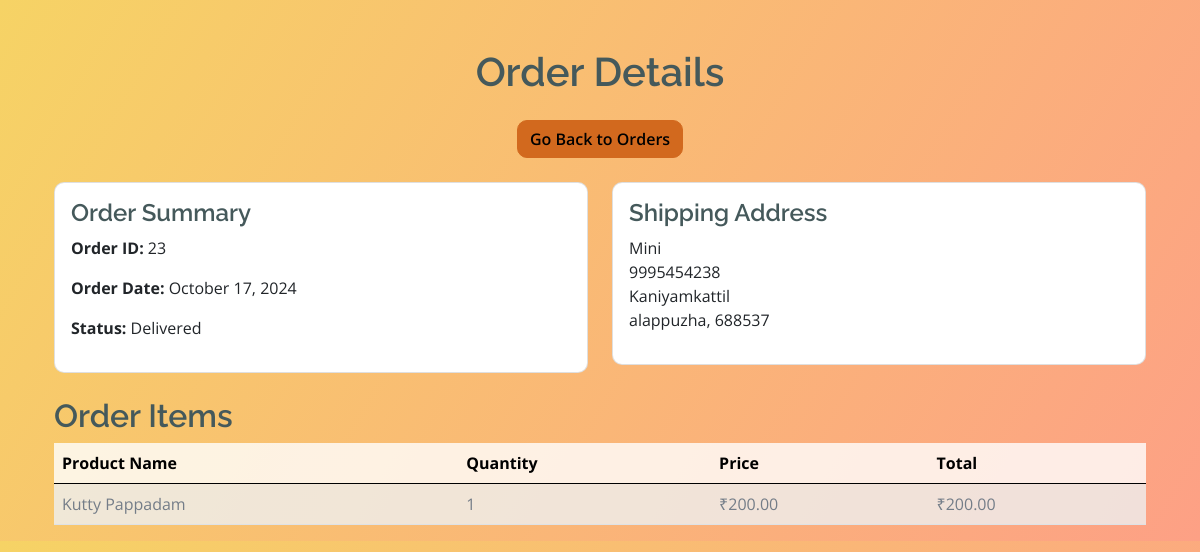
/my-orders/23/ (signed in), run on the app's committed database.
### myapp/models.py (models this page shows, shortened)
class Order(models.Model):
    user = models.ForeignKey(User, on_delete=models.CASCADE)
    address = models.ForeignKey(Address, on_delete=models.CASCADE)
    total_amount = models.DecimalField(max_digits=10, decimal_places=2)
    order_date = models.DateTimeField(default=timezone.now)
    razorpay_order_id = models.CharField(max_length=100, null=True, blank=True)
    status = models.CharField(max_length=20, choices=[
        ('pending', 'Pending'),
        ('shipped', 'Shipped'),
        ('delivered', 'Delivered'),
        ('canceled', 'Canceled'),
        ], default="pending")

class Address(models.Model):
    user = models.ForeignKey(User, on_delete=models.CASCADE)
    name = models.CharField(max_length=100)
    phone = models.CharField(max_length=15)
    street = models.CharField(max_length=255)
    city = models.CharField(max_length=100)
    postcode = models.CharField(max_length=20)

class Product(models.Model):
    CATEGORY_CHOICES = [
        ('masala pappad', 'Masala Pappad'),
        ('pepper pappad', 'Pepper Pappad'),
        ('mini pappad', 'Mini Pappad'),
        ('pappad', 'Pappad'),
        ('beetroot pappad', 'Beetroot Pappad'),
        ('all', 'All')
    ]
    category = models.CharField(max_length=20, choices=CATEGORY_CHOICES)
    name = models.CharField(max_length=200)
    description = models.TextField()
    price = models.DecimalField(max_digits=10, decimal_places=2)
    stock = models.PositiveIntegerField()
    image = models.ImageField(upload_to='product_images/', blank=True, null=True)
    created_at = models.DateTimeField(auto_now_add=True)
    updated_at = models.DateTimeField(auto_now=True)
    is_active = models.BooleanField(default=True)
    is_deleted = models.BooleanField(default=False)

class OrderItem(models.Model):
    order = models.ForeignKey(Order, on_delete=models.CASCADE, related_name='items')
    product = models.ForeignKey(Product, on_delete=models.CASCADE)
    quantity = models.PositiveIntegerField()
    price = models.DecimalField(max_digits=10, decimal_places=2)

### myapp/views.py (the view)
# urls.py: path('my-orders/<int:order_id>/', views.order_details_view, name='userorder'),
def order_details_view(request, order_id):
    try:
        order = Order.objects.prefetch_related('items__product').get(pk=order_id, user=request.user)
        shipping_address = order.address
        order_items_with_totals = []
        for item in order.items.all():
            item_total = item.quantity * item.price
            order_items_with_totals.append({
                'product': item.product,
                'quantity': item.quantity,
                'price': item.price,
                'total': item_total
            })
        context = {
            'order': order,
            'order_items_with_totals': order_items_with_totals,
            'shipping_address': shipping_address
        }
        return render(request, 'userorderdetail.html', context)
    except Order.DoesNotExist:
        return redirect('user')

### template/userorderdetail.html (shortened to what this page needs)
{% load static %}
<!DOCTYPE html>
<html lang="en">
<head>
    <link rel="stylesheet" href="https://use.fontawesome.com/releases/v5.15.4/css/all.css"/>
    <link href="https://cdn.jsdelivr.net/npm/bootstrap@5.3.3/dist/css/bootstrap.min.css" rel="stylesheet">
    <link href="https://cdn.jsdelivr.net/npm/bootstrap-icons@1.4.1/font/bootstrap-icons.css" rel="stylesheet">
    <link href="{% static 'lib/lightbox/css/lightbox.min.css' %}" rel="stylesheet">
    <link href="{% static 'lib/owlcarousel/assets/owl.carousel.min.css' %}" rel="stylesheet">
    <link href="{% static 'css/bootstrap.css' %}" rel="stylesheet">
    <link href="{% static 'css/style.css' %}" rel="stylesheet">
</head>
<body>
    <div class="container mt-5">
        <h1 class="text-center mb-4">Order Details</h1>
        <div class="text-center mb-4">
            <a href="{% url 'user' %}" class="btn btn-primary">Go Back to Orders</a>
        </div>
        <div class="row mb-4">
            <div class="col-md-6">
                <div class="card p-3">
                    <h4>Order Summary</h4>
                    <p><strong>Order ID:</strong> {{ order.id }}</p>
                    <p><strong>Order Date:</strong> {{ order.order_date|date:"F j, Y" }}</p>
                    <p><strong>Status:</strong> {{ order.get_status_display }}</p>
                </div>
            </div>
            <div class="col-md-6">
                <div class="card p-3">
                    {% if shipping_address %}
                    <h4>Shipping Address</h4>
                    <address>
                        {{ shipping_address.name }}<br>
                        {{ shipping_address.phone }}<br>
                        {{ shipping_address.street }}<br>
                        {{ shipping_address.city }}, {{ shipping_address.postcode }}<br>
                    </address>
                    {% endif %}
                </div>
            </div>
        </div>
        <h2>Order Items</h2>
        <div class="table-responsive">
            <table class="table table-striped">
                <thead class="table-light">
                    <tr>
                        <th>Product Name</th>
                        <th>Quantity</th>
                        <th>Price</th>
                        <th>Total</th>
                    </tr>
                </thead>
                <tbody>
                    {% for item in order_items_with_totals %}
                    <tr>
                        <td>{{ item.product.name }}</td>
                        <td>{{ item.quantity }}</td>
                        <td>₹{{ item.price }}</td>
                        <td>₹{{ item.total }}</td>
                    </tr>
                    {% endfor %}
                </tbody>
            </table>
        </div>
    </div>
</body>
</html>

### static/css/style.css (style rules this page uses)
.btn { font-weight: 600; transition: .5s; }

### template/userorderdetail.html (style rules this page uses)
body { background: linear-gradient(120deg, #f6d365 0%, #fda085 100%); }
.card { border-radius: 10px; }
.table { background-color: transparent; }
.table-striped tbody tr { background-color: transparent; }
.table th, .table td { background-color: rgba(255, 255, 255, 0.8); }

### data on the page
Order: id "23", order_date "October 17, 2024", status "Delivered"
Address: name "Mini", phone "9995454238", street "Kaniyamkattil", city "alappuzha", postcode "688537"
Product: product.name "Kutty Pappadam", quantity "1", price "200.00", total "200.00"
